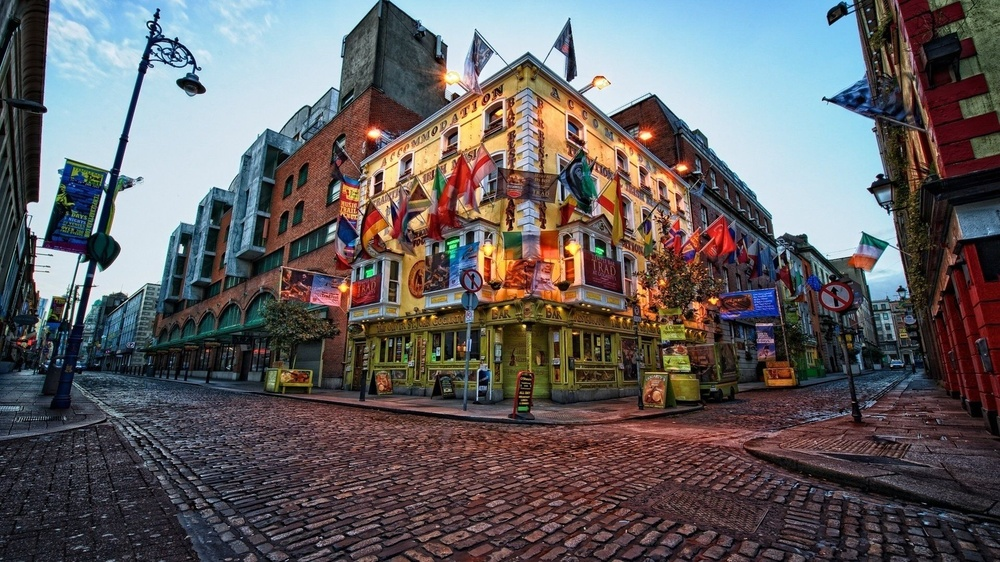
#> input picture dublin.jpg, 1000 x 562 px, shrunk from 1920 x 1080 before the run
$ python add_bounding_box.py
#> lines starting #> are read from the running program, lines starting #| are printed output that depends on the picture; after the words box and inside, x2 and y2 are one past the last pixel; in counts of white or black regions, pixels touching at a corner belong together
import cv2
import numpy as np

image1 = cv2.imread('dublin.jpg')
#> image1 is the input picture: shape (562, 1000, 3); mean B, G, R 97, 95.2, 98.9
image2 = cv2.imread('dublin_edited.jpg')
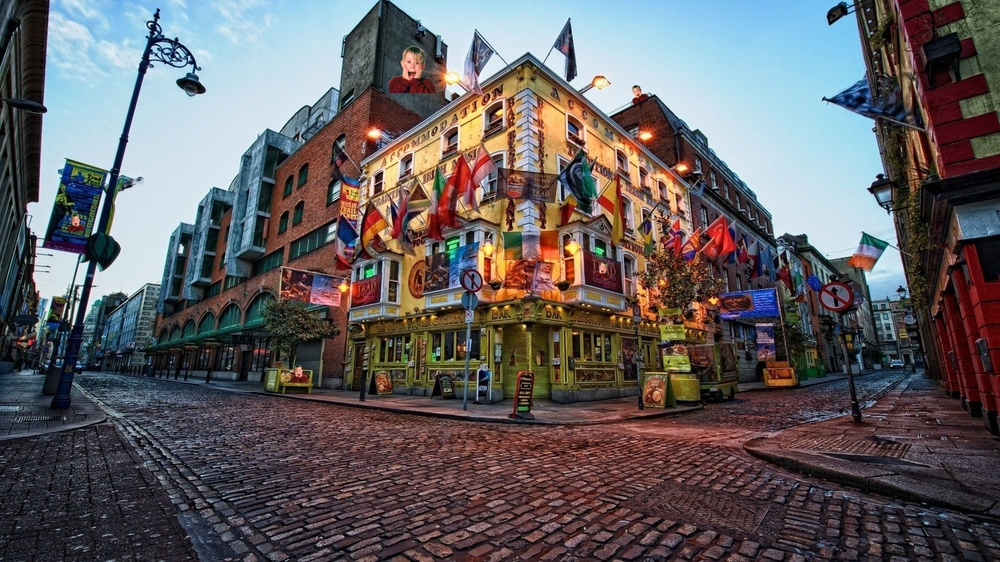
#> input picture dublin_edited.jpg, 1000 x 562 px, shrunk from 1920 x 1080 before the run
#> image2 is the input picture: shape (562, 1000, 3); mean B, G, R 97, 95.2, 99.1

difference = np.abs(image1.astype(int) - image2.astype(int)).astype(np.uint8)
gray_difference = np.dot(difference[..., :3], [0.2989, 0.5870, 0.1140])
threshold = (gray_difference > 30) * 255
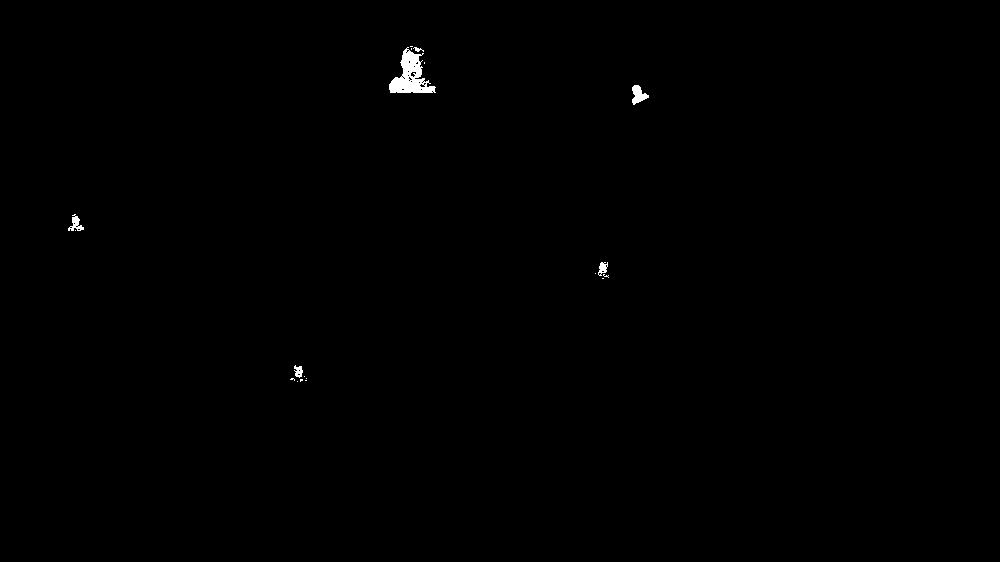
#> threshold: shape (562, 1000) int64; 0.28% white; 19 white regions (13 under 20 px), largest, box (x1, y1, x2, y2) and area: (389, 47, 436, 93) 1042, (632, 85, 649, 105) 193, (68, 214, 84, 231) 125, (598, 262, 608, 276) 84, (294, 365, 303, 378) 75, (413, 47, 424, 52) 26

contours = []
for y in range(threshold.shape[0]):
    for x in range(threshold.shape[1]):
        if threshold[y, x] == 255:
            contours.append((x, y))

objects = []
for contour in contours:
    added = False
    for obj in objects:
        if min([np.sqrt((x - contour[0]) ** 2 + (y - contour[1]) ** 2) for x, y in obj]) < 50:
            obj.append(contour)
            added = True
            break
    if not added:
        objects.append([contour])

for obj in objects:
    x_min = min(obj, key=lambda x: x[0])[0]
    y_min = min(obj, key=lambda x: x[1])[1]
    x_max = max(obj, key=lambda x: x[0])[0]
    y_max = max(obj, key=lambda x: x[1])[1]

    image2[y_min:y_max, x_min] = [0, 255, 0]
    image2[y_min:y_max, x_max] = [0, 255, 0]
    image2[y_min, x_min:x_max] = [0, 255, 0]
    image2[y_max, x_min:x_max] = [0, 255, 0]
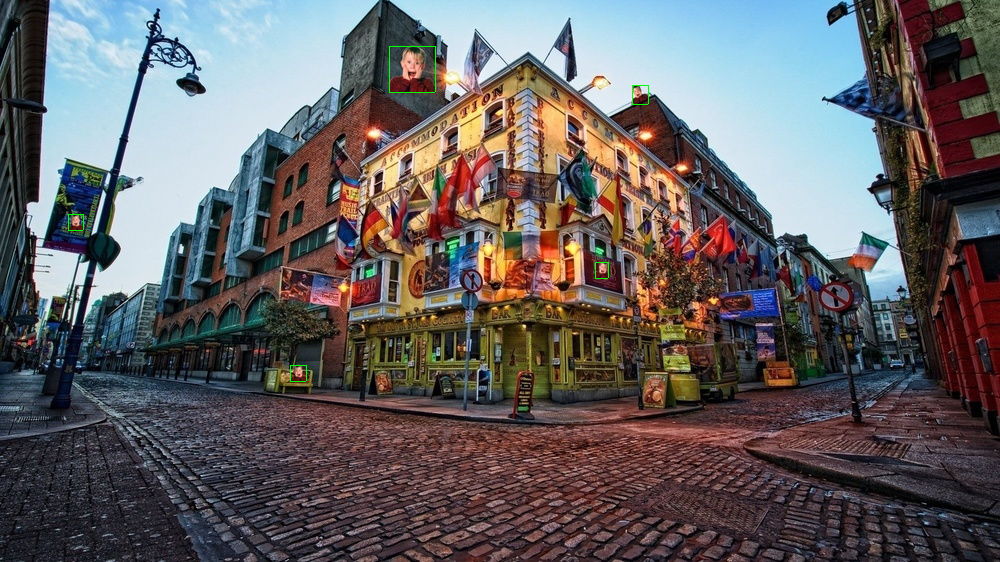
#> image2: shape (562, 1000, 3); 0.08% of pixels changed, all inside (x1, y1, x2, y2) = (68, 46, 649, 382)

cv2.imwrite('dublin_bbox.jpg', image2)

largest_object = max(objects, key=len)

# Determine bounding box for the largest object
x_min = min(largest_object, key=lambda x: x[0])[0] + 1
#> x_min = 390
y_min = min(largest_object, key=lambda x: x[1])[1] + 1
#> y_min = 47
x_max = max(largest_object, key=lambda x: x[0])[0]
#> x_max = 435
y_max = max(largest_object, key=lambda x: x[1])[1]
#> y_max = 92

cropped = image2[y_min:y_max, x_min:x_max]
image3 = np.copy(cropped)
cropped1 = image1[y_min:y_max, x_min:x_max]
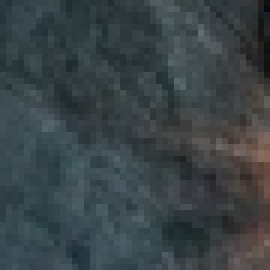
#> cropped1: shape (45, 45, 3) (shown 6 times larger); mean B, G, R 70.7, 67.4, 57.8
cropped2 = image2[y_min:y_max, x_min:x_max]

difference_cropped = np.abs(cropped1.astype(int) - cropped2.astype(int)).astype(np.uint8)
gray_difference_cropped = np.dot(difference_cropped[..., :3], [0.2989, 0.5870, 0.1140])
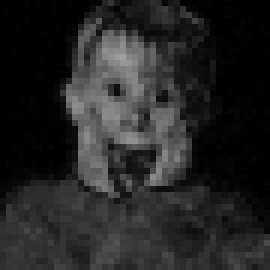
#> gray_difference_cropped: shape (45, 45) float64 (shown 6 times larger); min 0, max 160.4, mean 37.7
threshold_cropped = (gray_difference_cropped > 7) * 255
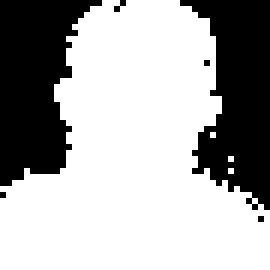
#> threshold_cropped: shape (45, 45) int64 (shown 6 times larger); 67% white; 6 black regions (4 under 20 px), largest, box (x1, y1, x2, y2) and area: (0, 0, 17, 31) 336, (30, 0, 45, 35) 328

differences = []
for y in range(threshold_cropped.shape[0]):
    for x in range(threshold_cropped.shape[1]):
        if threshold_cropped[y, x] == 255:
            differences.append((x, y))

mask = np.zeros_like(image3[:, :, 0], dtype=np.uint8)
for diff in differences:
    mask[diff[1], diff[0]] = 1

image3_rgba = np.dstack((image3, np.full(image3.shape[:2], 255)))
image3_rgba[mask != 1] = [0, 0, 0, 0]
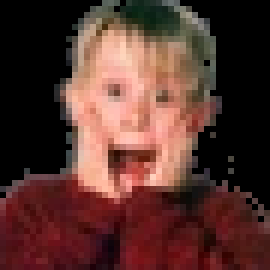
#> image3_rgba: shape (45, 45, 4) int64 (shown 6 times larger); mean B, G, R, A 46, 52.1, 87.2, 170.8
cv2.imwrite('bbox_no_background.png', image3_rgba)
